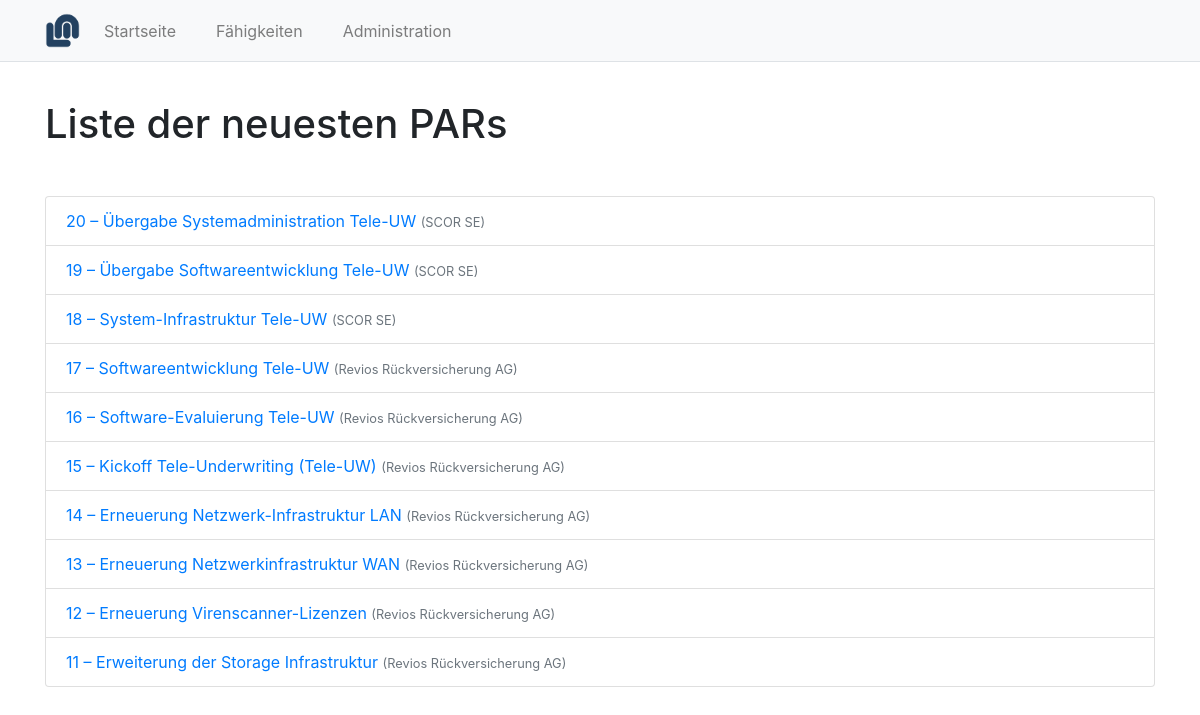
The app's page /par/, older data.
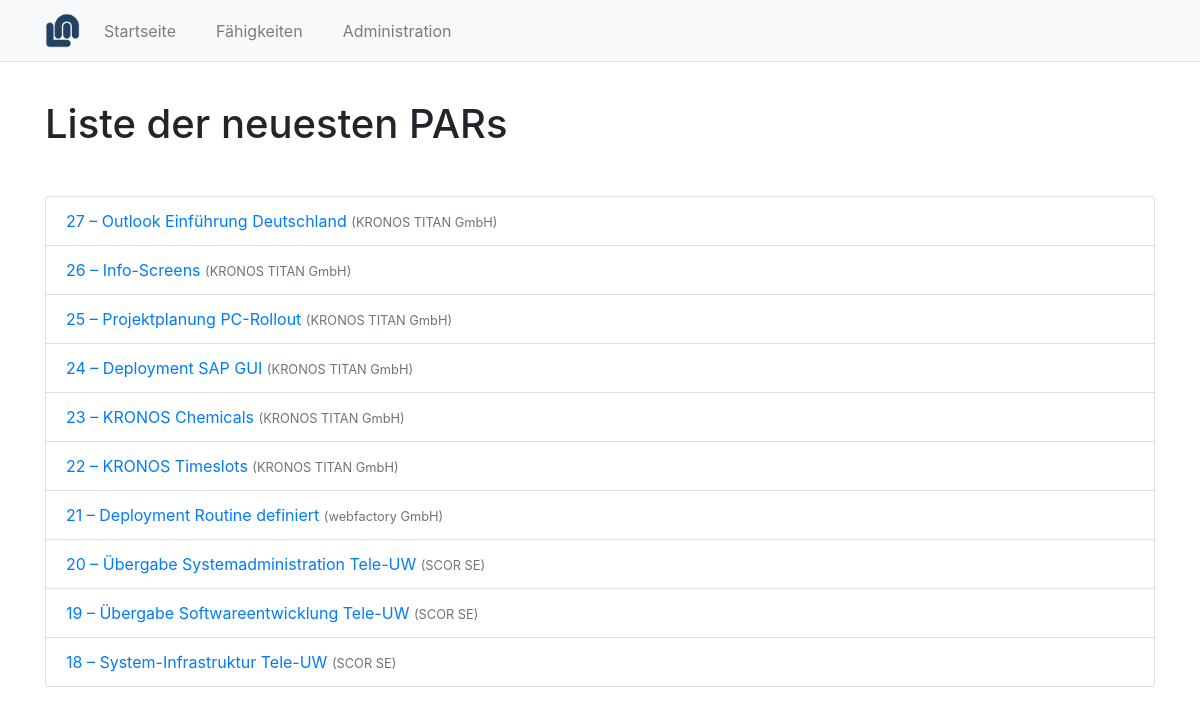
The same page, newer data.
### par/models.py (models this page shows, shortened)
class PAR(models.Model):
    name = models.CharField(max_length=200, verbose_name=_("PAR"))
    problem = models.TextField(blank=True, verbose_name=_("Problem"))
    action = models.TextField(blank=True, verbose_name=_("Action"))
    result = models.TextField(blank=True, verbose_name=_("Result"))
    number = models.PositiveSmallIntegerField(default=0,
                                              blank=False,
                                              null=False,
                                              db_index=True)
    skills = models.ManyToManyField(Skill,
                                    blank=True,
                                    verbose_name=_("Skills"))
    company = models.ForeignKey(Company,
                                blank=True,
                                null=True,
                                on_delete=models.SET_NULL,
                                verbose_name=_("Company"))
    class Meta:
        ordering = ['-number']
        verbose_name = _("PAR")
        verbose_name_plural = _("PARs")
    def get_absolute_url(self):
        return reverse('par-detail', args=[str(self.id)])

class Company(models.Model):
    name = models.CharField(max_length=200, verbose_name=_("Company"))
    class Meta:
        verbose_name = _("Company")
        verbose_name_plural = _("Companies")
    def __str__(self):
        return "{}".format(self.name)

### par/views.py (the view)
# urls.py: path('', views.IndexView.as_view(), name='index'),
class IndexView(generic.ListView):
    template_name = 'par/index.html'
    def get_queryset(self):
        return PAR.objects.all()[:10]

### par/templates/par/index.html
{% extends "base.html" %}
{% block pagetitle %}Liste der neuesten PARs{% endblock %}
{% block content %}
  <ul class="list-group mt-5">
    {% for object in object_list %}
    <li class="list-group-item">
      <a href="{{ object.get_absolute_url }}">
        {{ object.number|stringformat:"02d" }} &ndash; {{ object.name }}
        <small class="text-muted">({{ object.company }})</small>
      </a>
    </li>
    {% endfor %}
  </ul>
{% endblock content %}

Row changes from the older to the newer data that the page shows:
no longer on this page (row unchanged): PAR: number "17", name "Softwareentwicklung Tele-UW", company "Revios Rückversicherung AG"
no longer on this page (row unchanged): PAR: number "16", name "Software-Evaluierung Tele-UW", company "Revios Rückversicherung AG"
no longer on this page (row unchanged): PAR: number "15", name "Kickoff Tele-Underwriting (Tele-UW)", company "Revios Rückversicherung AG"
no longer on this page (row unchanged): PAR: number "14", name "Erneuerung Netzwerk-Infrastruktur LAN", company "Revios Rückversicherung AG"
no longer on this page (row unchanged): PAR: number "13", name "Erneuerung Netzwerkinfrastruktur WAN", company "Revios Rückversicherung AG"
no longer on this page (row unchanged): PAR: number "12", name "Erneuerung Virenscanner-Lizenzen", company "Revios Rückversicherung AG"
no longer on this page (row unchanged): PAR: number "11", name "Erweiterung der Storage Infrastruktur", company "Revios Rückversicherung AG"
added PAR: number "27", name "Outlook Einführung Deutschland", company "KRONOS TITAN GmbH"
added PAR: number "26", name "Info-Screens", company "KRONOS TITAN GmbH"
added PAR: number "25", name "Projektplanung PC-Rollout", company "KRONOS TITAN GmbH"
added PAR: number "24", name "Deployment SAP GUI", company "KRONOS TITAN GmbH"
added PAR: number "23", name "KRONOS Chemicals", company "KRONOS TITAN GmbH"
added PAR: number "22", name "KRONOS Timeslots", company "KRONOS TITAN GmbH"
added PAR: number "21", name "Deployment Routine definiert", company "webfactory GmbH"
